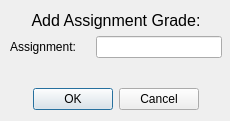
<?xml version="1.0" encoding="UTF-8"?>
<ui version="4.0">
 <class>Dialog</class>
 <widget class="QDialog" name="Dialog">
  <property name="geometry">
   <rect>
    <x>0</x>
    <y>0</y>
    <width>230</width>
    <height>121</height>
   </rect>
  </property>
  <property name="windowTitle">
   <string>Dialog</string>
  </property>
  <widget class="QWidget" name="">
   <property name="geometry">
    <rect>
     <x>10</x>
     <y>10</y>
     <width>212</width>
     <height>100</height>
    </rect>
   </property>
   <layout class="QVBoxLayout" name="verticalLayout">
    <item>
     <widget class="QLabel" name="label">
      <property name="minimumSize">
       <size>
        <width>200</width>
        <height>20</height>
       </size>
      </property>
      <property name="font">
       <font>
        <pointsize>12</pointsize>
       </font>
      </property>
      <property name="text">
       <string>Add Assignment Grade:</string>
      </property>
      <property name="alignment">
       <set>Qt::AlignCenter</set>
      </property>
     </widget>
    </item>
    <item>
     <layout class="QHBoxLayout" name="horizontalLayout">
      <item>
       <widget class="QLabel" name="label_2">
        <property name="minimumSize">
         <size>
          <width>80</width>
          <height>10</height>
         </size>
        </property>
        <property name="text">
         <string>Assignment:</string>
        </property>
       </widget>
      </item>
      <item>
       <widget class="QLineEdit" name="lineEdit"/>
      </item>
     </layout>
    </item>
    <item>
     <spacer name="verticalSpacer">
      <property name="orientation">
       <enum>Qt::Vertical</enum>
      </property>
      <property name="sizeHint" stdset="0">
       <size>
        <width>20</width>
        <height>13</height>
       </size>
      </property>
     </spacer>
    </item>
    <item>
     <layout class="QHBoxLayout" name="horizontalLayout_2">
      <item>
       <spacer name="horizontalSpacer">
        <property name="orientation">
         <enum>Qt::Horizontal</enum>
        </property>
        <property name="sizeHint" stdset="0">
         <size>
          <width>17</width>
          <height>20</height>
         </size>
        </property>
       </spacer>
      </item>
      <item>
       <widget class="QDialogButtonBox" name="buttonBox">
        <property name="standardButtons">
         <set>QDialogButtonBox::Cancel|QDialogButtonBox::Ok</set>
        </property>
       </widget>
      </item>
      <item>
       <spacer name="horizontalSpacer_2">
        <property name="orientation">
         <enum>Qt::Horizontal</enum>
        </property>
        <property name="sizeHint" stdset="0">
         <size>
          <width>13</width>
          <height>20</height>
         </size>
        </property>
       </spacer>
      </item>
     </layout>
    </item>
   </layout>
  </widget>
 </widget>
 <resources/>
 <connections/>
</ui>
